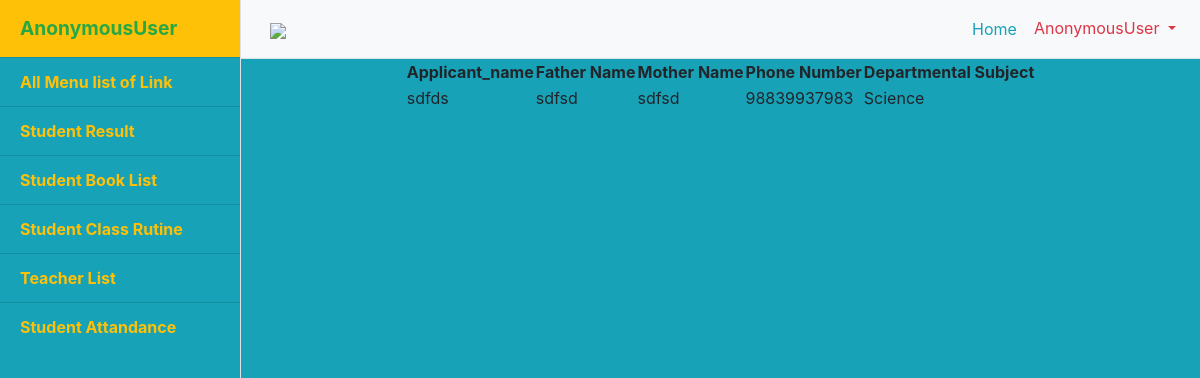
Page /studentlink/ on the committed database.
### projectapp/models.py (models this page shows, shortened)
class studentformsave(models.Model):
    applicant_name = models.CharField(max_length=30)
    father_name = models.CharField(max_length=30)
    mother_name = models.CharField(max_length=30)
    phonenumber = models.CharField(max_length=30)
    dateofbirth = models.CharField(max_length=30)
    address = models.CharField(max_length=30)
    city = models.CharField(max_length=30)
    departsubject = models.CharField(max_length=30)

### projectapp/views.py (the view)
# urls.py: path('studentlink/', views.student, name='studentlink'),
def student(request):
	data1 = studentformsave.objects.all()
	return render(request, 'student.html',{'data1':data1})

### templates/student.html (shortened to what this page needs)
{% load static %}
<!DOCTYPE html>
<html lang="en">
<head>
  <link rel="stylesheet" type="text/css" href="http://ajax.aspnetcdn.com/ajax/jquery.dataTables/1.9.4/css/jquery.dataTables.css">
     <link rel="stylesheet" href="https://stackpath.bootstrapcdn.com/bootstrap/4.3.1/css/bootstrap.min.css">
  <link href="{% static 'dashboard/vendor/bootstrap/css/bootstrap.min.css' %}" rel="stylesheet">
  <link href="{%static 'dashboard/css/simple-sidebar.css' %}" rel="stylesheet">
  <link rel="stylesheet" href="https://stackpath.bootstrapcdn.com/bootstrap/4.3.1/css/bootstrap.min.css">
   <link rel="stylesheet" href="https://cdnjs.cloudflare.com/ajax/libs/font-awesome/4.7.0/css/font-awesome.min.css">
</head>
<body class="bg-info">
  <div class="d-flex" id="wrapper">
              {% include 'sidebar.html' %}
<div class="container">
 <div class="row">
        <div class="col-md-12">
  <center>
  <table id="example">
    <thead>
      <tr>
        <th>Applicant_name</th>
        <th>Father Name</th>
        <th>Mother Name</th>
        <th>Phone Number</th>
        <th>Departmental Subject</th>
      </tr>
    </thead>
    <tbody class="">
        {% for data1 in data1 %}
        <tr>
          <td>{{data1.applicant_name}}</td>
          <td>{{data1.father_name}}</td>
          <td>{{data1.mother_name}}</td>
          <td>{{data1.phonenumber}}</td>
          <td>{{data1.departsubject}}</td>
        </tr>
         {% endfor %}
    </tbody>
  </table>
  </center>
</div>
</div>
</div>
  </div>
</body>
</html>

### static/dashboard/css/simple-sidebar.css (style rules this page uses)
body { overflow-x: hidden; }

### rows in the picture
studentformsave: applicant_name "sdfds", father_name "sdfsd", mother_name "sdfsd", phonenumber "98839937983", departsubject "Science"

### other values in the picture
{{ user }} "AnonymousUser"
